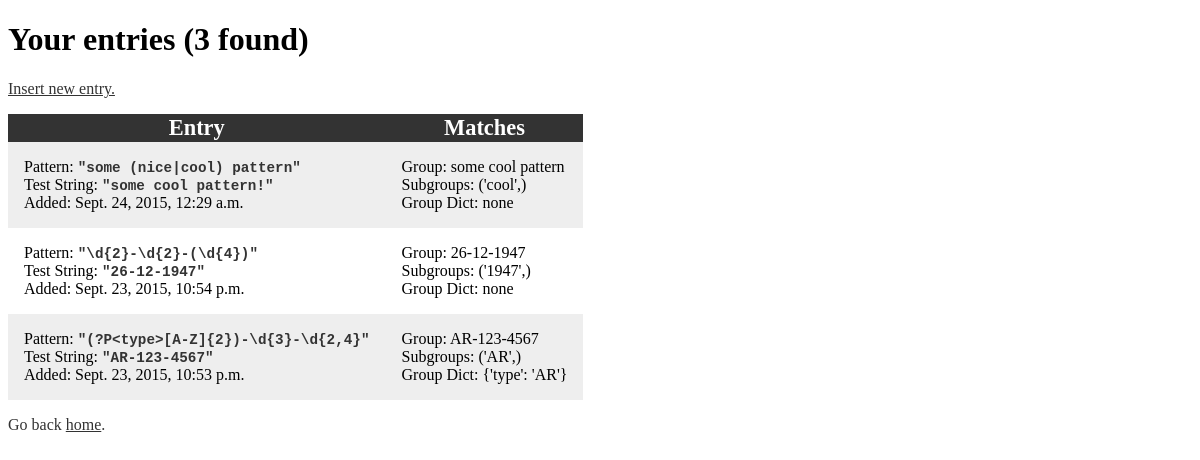
Page /entries/ (signed in) on the committed database.
### entries/models.py (models this page shows)
class Entry(models.Model):
    user = models.ForeignKey(User)
    pattern = models.CharField(max_length=255)
    test_string = models.CharField(max_length=255)
    date_added = models.DateTimeField(default=timezone.now)
    class Meta:
        verbose_name_plural = 'entries'

### entries/views.py (the view)
# urls.py: url(r'^entries/$', EntryListView.as_view(), name='entries'),
class EntryListView(TemplateView):
    template_name = 'entries/list.html'
    @method_decorator(
        login_required(login_url=reverse_lazy('login')))
    def get(self, request, *args, **kwargs):
        context = self.get_context_data(**kwargs)
        entries = Entry.objects.filter(
            user=request.user).order_by('-date_added')
        matches = (self._parse_entry(entry) for entry in entries)
        context['entries'] = list(zip(entries, matches))
        return self.render_to_response(context)
    def _parse_entry(self, entry):
        match = re.search(entry.pattern, entry.test_string)
        if match is not None:
            return (
                match.group(),
                match.groups() or None,
                match.groupdict() or None
            )
        return None

### entries/templates/entries/list.html (shortened to what this page needs)
{% extends "entries/base.html" %}
{% block page-content %}
    {% if entries %}
        <h1>Your entries ({{ entries|length }} found)</h1>
        <div><a href="{% url "insert" %}">Insert new entry.</a></div>
        <table class="entries-table">
            <thead>
            <tr>
                <th>Entry</th>
                <th>Matches</th>
            </tr>
            </thead>
            <tbody>
            {% for entry, match in entries %}
                <tr class="entries-list {% cycle 'light-gray' 'white' %}">
                    <td>
                        Pattern: <code class="code">
                        "{{ entry.pattern }}"</code><br>
                        Test String: <code class="code">
                        "{{ entry.test_string }}"</code><br>
                        Added: {{ entry.date_added }}
                    </td>
                    <td>
                        {% if match %}
                            Group: {{ match.0 }}<br>
                            Subgroups:
                            {{ match.1|default_if_none:"none" }}<br>
                            Group Dict: {{ match.2|default_if_none:"none" }}
                        {% else %}
                            No matches found.
                        {% endif %}
                    </td>
                </tr>
            {% endfor %}
            </tbody>
        </table>
    {% else %}
        <h1>You have no entries</h1>
        <div <a href="{% url "insert" %}">Insert new entry.</a></div>
    {% endif %}
{% endblock page-content %}
{% block footer %}
    {% include "entries/footer.html" %}
{% endblock footer %}

### entries/templates/entries/base.html (shortened to what this page needs)
{% load static from staticfiles %}
<!DOCTYPE html>
<html lang="en">
<head>
    {% block styles %}
        <link href="{% static "entries/css/main.css" %}" rel="stylesheet">
    {% endblock styles %}
</head>
<body>
<div id="page-content">
    {% block page-content %}
    {% endblock page-content %}
</div>
<div id="footer">
    {% block footer %}
    {% endblock footer %}
</div>
</body>
</html>

### entries/templates/entries/footer.html
<div class="footer">
    Go back <a href="{% url "home" %}">home</a>.
</div>

### entries/static/entries/css/main.css (style rules this page uses)
a { color: #333; }
.footer { margin-top: 1em; color: #333; }
.entries-table { border-spacing: 0; padding-top: 1em; }
.entries-table thead { background-color: #333; color: #fff; padding: 2em; font-size: 1.4em; }
.entries-table td { padding: 1em; vertical-align: top; }
.light-gray { background-color: #eee; }
.white { background-color: #fff; }
.code { font-size: 1.1em; font-weight: bolder; color: #333; }

### rows in the picture
Entry: pattern "some (nice|cool) pattern", test_string "some cool pattern!", date_added "Sept. 24, 2015, 12:29 a.m.", match "some cool pattern", match "('cool',)", match "none"
Entry: pattern "\\d{2}-\\d{2}-(\\d{4})", test_string "26-12-1947", date_added "Sept. 23, 2015, 10:54 p.m.", match "('1947',)", match "none"
Entry: pattern "(?P<type>[A-Z]{2})-\\d{3}-\\d{2,4}", test_string "AR-123-4567", date_added "Sept. 23, 2015, 10:53 p.m.", match "('AR',)", match "{'type': 'AR'}"

### other values in the picture
{{ entries|length }} "3"
